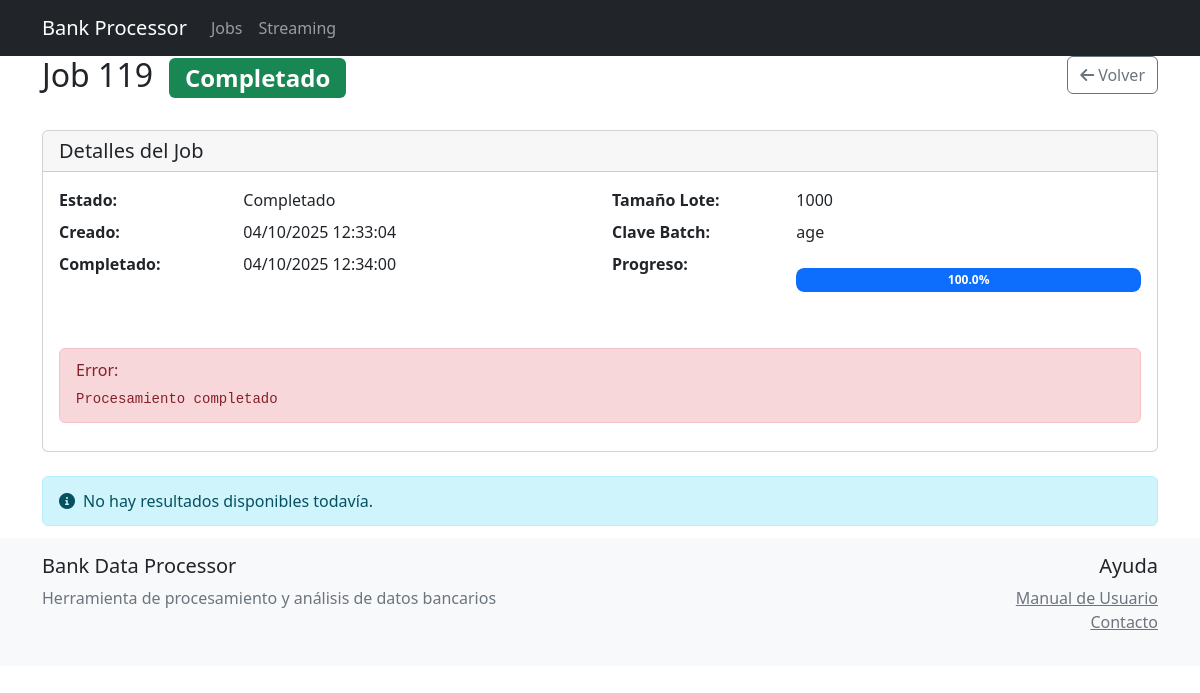
The page /jobs/119/ on the database its author committed.
### processor/models.py (models this page shows, shortened)
class ProcessingJob(models.Model):
    STATUS_CHOICES = [
        ('pending', 'Pendiente'),
        ('processing', 'Procesando'),
        ('completed', 'Completado'),
        ('error', 'Error')
    ]
    batch_key = models.CharField(max_length=50, help_text='Columna usada para fragmentación')
    batch_size = models.IntegerField(help_text='Número de registros por lote')
    total_records = models.IntegerField(default=0)
    processed_records = models.IntegerField(default=0)
    status = models.CharField(max_length=20, choices=STATUS_CHOICES, default='pending')
    error_message = models.TextField(blank=True, null=True)
    started_at = models.DateTimeField(default=timezone.now)
    completed_at = models.DateTimeField(null=True, blank=True)
    class Meta:
        ordering = ['-started_at']
    @property
    def progress(self):
        if self.total_records == 0:
            return 0
        return round((self.processed_records / self.total_records) * 100, 2)

### processor/views.py (the view)
# urls.py: path('jobs/<int:pk>/', views.JobDetailView.as_view(), name='job_detail'),
class JobDetailView(DetailView):
    model = ProcessingJob
    template_name = 'processor/job_detail.html'
    context_object_name = 'job'

### processor/templates/processor/job_detail.html (shortened to what this page needs)
{% extends "processor/base.html" %}
{% block content %}
<div class="container">
    <div class="row mb-4">
        <div class="col-md-8">
            <h2>
                Job {{ job.id }}
                <span class="badge bg-{{ job.status|yesno:'success,warning,danger' }} ms-2">
                    {{ job.get_status_display }}
                </span>
            </h2>
        </div>
        <div class="col-md-4 text-end">
            <a href="{% url 'processor:job_list' %}" class="btn btn-outline-secondary">
                <i class="fas fa-arrow-left me-1"></i>Volver
            </a>
        </div>
    </div>
    <div class="card mb-4">
        <div class="card-header">
            <h5 class="card-title mb-0">Detalles del Job</h5>
        </div>
        <div class="card-body">
            <div class="row">
                <div class="col-md-6">
                    <dl class="row">
                        <dt class="col-sm-4">Estado:</dt>
                        <dd class="col-sm-8">{{ job.get_status_display }}</dd>
                        <dt class="col-sm-4">Creado:</dt>
                        <dd class="col-sm-8">{{ job.started_at|date:"d/m/Y H:i:s" }}</dd>
                        <dt class="col-sm-4">Completado:</dt>
                        <dd class="col-sm-8">
                            {% if job.completed_at %}
                                {{ job.completed_at|date:"d/m/Y H:i:s" }}
                            {% else %}
                                -
                            {% endif %}
                        </dd>
                    </dl>
                </div>
                <div class="col-md-6">
                    <dl class="row">
                        <dt class="col-sm-4">Tamaño Lote:</dt>
                        <dd class="col-sm-8">{{ job.batch_size }}</dd>
                        <dt class="col-sm-4">Clave Batch:</dt>
                        <dd class="col-sm-8">{{ job.batch_key }}</dd>
                        <dt class="col-sm-4">Progreso:</dt>
                        <dd class="col-sm-8">
                            <div class="progress">
                                <div class="progress-bar" role="progressbar"
                                     style="width: {{ job.progress }}%">
                                    {{ job.progress }}%
                                </div>
                            </div>
                        </dd>
                    </dl>
                </div>
            </div>
            {% if job.error_message %}
            <div class="alert alert-danger mt-3">
                <h6 class="alert-heading">Error:</h6>
                <pre class="mb-0">{{ job.error_message }}</pre>
            </div>
            {% endif %}
        </div>
    </div>
    {% if results %}
    <div class="card">
        <div class="card-header d-flex justify-content-between align-items-center">
            <h5 class="card-title mb-0">Resultados por Lotes</h5>
            <div class="btn-group">
                <button class="btn btn-sm btn-outline-primary" id="toggleChart">
                    <i class="fas fa-chart-line me-1"></i>Ver Gráfico
                </button>
                <button class="btn btn-sm btn-outline-primary" id="toggleTable">
                    <i class="fas fa-table me-1"></i>Ver Tabla
                </button>
            </div>
        </div>
        <div class="card-body">
            <div id="metricsChart" style="height: 400px;" class="mb-4"></div>
            <div class="table-responsive">
                <table class="table table-hover">
                    <thead class="table-light">
                        <tr>
                            <th>Lote</th>
                            <th>Registros</th>
                            <th>Accuracy</th>
                            <th>Precision</th>
                            <th>Recall</th>
                            <th>F1 Score</th>
                            <th>Tiempo (s)</th>
                        </tr>
                    </thead>
                    <tbody>
                        {% for result in results %}
                        <tr>
                            <td>{{ result.batch_number }}</td>
                            <td>{{ result.records_processed }}</td>
                            <td>{{ result.accuracy|floatformat:4 }}</td>
                            <td>{{ result.precision|floatformat:4 }}</td>
                            <td>{{ result.recall|floatformat:4 }}</td>
                            <td>{{ result.f1_score|floatformat:4 }}</td>
                            <td>{{ result.processing_time|floatformat:2 }}</td>
                        </tr>
                        {% endfor %}
                    </tbody>
                    <tfoot class="table-light">
                        <tr>
                            <th>Promedio</th>
                            <td>{{ total_records }}</td>
                            <td>{{ avg_accuracy|floatformat:4 }}</td>
                            <td>-</td>
                            <td>-</td>
                            <td>{{ avg_f1|floatformat:4 }}</td>
                            <td>{{ total_time|floatformat:2 }}</td>
                        </tr>
                    </tfoot>
                </table>
            </div>
        </div>
    </div>
    {% else %}
    <div class="alert alert-info">
        <i class="fas fa-info-circle me-2"></i>No hay resultados disponibles todavía.
    </div>
    {% endif %}
</div>
{% endblock %}

### processor/static/processor/enhanced-styles.css (style rules this page uses)
.progress { height: 1.5rem; background-color: #e9ecef; border-radius: 0.5rem; box-shadow: inset 0 1px 2px rgba(0,0,0,.1); margin: 1rem 0; }
.progress-bar { height: 100%; border-radius: 0.5rem; background-color: #0d6efd; transition: width .6s ease; display: flex; align-items: center; justify-content: center; color: white; font-weight: 600; }

### processor/static/processor/alerts.css (style rules this page uses)
.auto-alert { transition: opacity 0.35s ease, transform 0.25s ease, max-height 0.35s ease, margin 0.25s ease, padding 0.25s ease; opacity: 1; transform: translateY(0); overflow: hidden; max-height: 600px; margin: .75rem 0; padding: .75rem 1rem; }
.auto-alert-slide { transform: translateY(-8px); opacity: 0; max-height: 0; }
.auto-alert-slide.show { transform: translateY(0); opacity: 1; max-height: 600px; }

### rows shown on the page
ProcessingJob: id "119", status "Completado", started_at "04/10/2025 12:33:04", completed_at "04/10/2025 12:34:00", batch_size "1000", batch_key "age", progress "100.0", error_message "Procesamiento completado"
